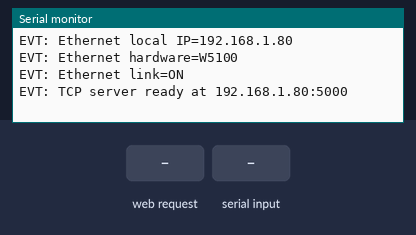
This sketch was run on a simulated Arduino Uno, built with avr-gcc and run on an emulated ATmega328P. On the bench: the last lines printed to the serial monitor. The inputs (shaded band) are chosen by the test bench. WiFi joins after 1.5 s; servers stay silent unless stated.

Above: at 2.2 s.
2.3 s: HTTP request GET /GET_IP received
At 3.5 s:
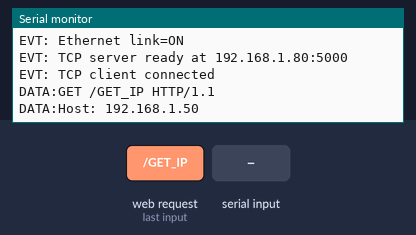
3.8 s: "GET_IP\n" received over Serial
At 4.8 s:
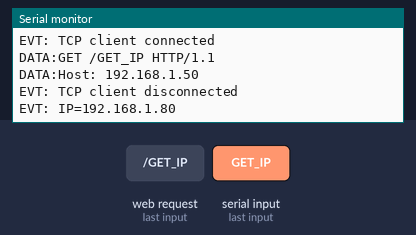
5.3 s: "SET_IP:\n" received over Serial
At 5.9 s:
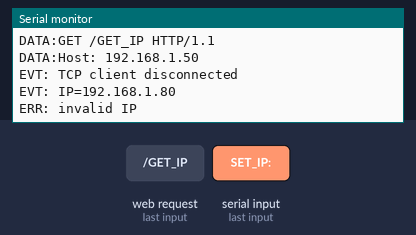
6.8 s: "1\n" received over Serial
At 8.2 s:
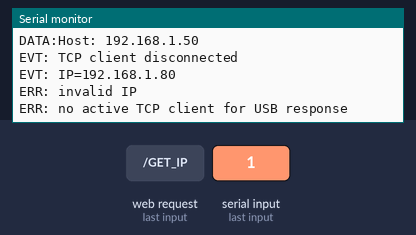

The sketch:

Arduino_tcp_to_usb_bridge.ino
```cpp
#include <SPI.h>
#include <Ethernet.h>

// MVP TCP-to-USB bridge for Arduino + W5500/Ethernet Shield.
// TCP client sends newline-terminated text. Arduino forwards each line to USB Serial as:
// DATA:<payload>

const unsigned long SERIAL_WAIT_MS = 3000;
const size_t MAX_LINE_LENGTH = 128;

byte mac[] = {0xDE, 0xAD, 0xBE, 0xEF, 0x51, 0x80};
IPAddress ip(192, 168, 1, 80);
IPAddress gateway(192, 168, 1, 1);
IPAddress subnet(255, 255, 255, 0);

const uint16_t TCP_PORT = 5000;
const uint8_t ETHERNET_CS_PIN = 10;
const uint8_t SD_CARD_CS_PIN = 4;

EthernetServer server(TCP_PORT);
EthernetClient activeClient;

char lineBuffer[MAX_LINE_LENGTH + 1];
size_t lineLength = 0;
char usbLineBuffer[MAX_LINE_LENGTH + 1];
size_t usbLineLength = 0;

void setup() {
  Serial.begin(115200);
  waitForSerialOrTimeout();

  pinMode(SD_CARD_CS_PIN, OUTPUT);
  digitalWrite(SD_CARD_CS_PIN, HIGH);

  Ethernet.init(ETHERNET_CS_PIN);
  Ethernet.begin(mac, ip, gateway, gateway, subnet);
  delay(1000);

  printEthernetDiagnostics();

  server.begin();

  Serial.print("EVT: TCP server ready at ");
  Serial.print(Ethernet.localIP());
  Serial.print(":");
  Serial.println(TCP_PORT);
}

void loop() {
  maintainClient();

  // Mac Agent -> USB CDC -> this bridge -> TCP upper computer.
  // HID-specific commands can be handled by the combined HID firmware before
  // forwarding; RESULT lines must always reach the active TCP client.
  while (Serial.available() > 0) {
    char incoming = Serial.read();
    handleSerialByte(incoming);
  }

  if (!activeClient || !activeClient.connected()) {
    return;
  }

  while (activeClient.available() > 0) {
    char incoming = activeClient.read();
    handleTcpByte(incoming);
  }
}

void handleSerialByte(char incoming) {
  if (incoming == '\r') return;
  if (incoming == '\n') {
    if (usbLineLength == 0) return;
    usbLineBuffer[usbLineLength] = '\0';

    if (strcmp(usbLineBuffer, "GET_IP") == 0) {
      Serial.print("EVT: IP=");
      Serial.println(Ethernet.localIP());
    } else if (strncmp(usbLineBuffer, "SET_IP:", 7) == 0) {
      IPAddress requested;
      if (requested.fromString(usbLineBuffer + 7)) {
        Ethernet.begin(mac, requested, gateway, gateway, subnet);
        Serial.print("EVT: IP=");
        Serial.println(Ethernet.localIP());
      } else {
        Serial.println("ERR: invalid IP");
      }
    } else if (activeClient && activeClient.connected()) {
      activeClient.println(usbLineBuffer);
      Serial.print("EVT: TCP TX ");
      Serial.println(usbLineBuffer);
    } else {
      Serial.println("ERR: no active TCP client for USB response");
    }
    usbLineLength = 0;
    return;
  }
  if (usbLineLength < MAX_LINE_LENGTH) usbLineBuffer[usbLineLength++] = incoming;
  else usbLineLength = 0;
}

void printEthernetDiagnostics() {
  Serial.print("EVT: Ethernet local IP=");
  Serial.println(Ethernet.localIP());

  if (Ethernet.hardwareStatus() == EthernetNoHardware) {
    Serial.println("ERR: Ethernet shield was not found");
  } else if (Ethernet.hardwareStatus() == EthernetW5100) {
    Serial.println("EVT: Ethernet hardware=W5100");
  } else if (Ethernet.hardwareStatus() == EthernetW5200) {
    Serial.println("EVT: Ethernet hardware=W5200");
  } else if (Ethernet.hardwareStatus() == EthernetW5500) {
    Serial.println("EVT: Ethernet hardware=W5500");
  } else {
    Serial.println("EVT: Ethernet hardware=unknown");
  }

  if (Ethernet.linkStatus() == LinkON) {
    Serial.println("EVT: Ethernet link=ON");
  } else if (Ethernet.linkStatus() == LinkOFF) {
    Serial.println("ERR: Ethernet link=OFF");
  } else {
    Serial.println("EVT: Ethernet link=unknown");
  }
}

void waitForSerialOrTimeout() {
  unsigned long startMs = millis();
  while (!Serial && millis() - startMs < SERIAL_WAIT_MS) {
    delay(10);
  }
}

void maintainClient() {
  if (activeClient && activeClient.connected()) {
    return;
  }

  if (activeClient) {
    activeClient.stop();
    Serial.println("EVT: TCP client disconnected");
  }

  EthernetClient newClient = server.available();
  if (newClient) {
    activeClient = newClient;
    lineLength = 0;
    activeClient.println("READY Arduino TCP-to-USB bridge");
    Serial.println("EVT: TCP client connected");
  }
}

void handleTcpByte(char incoming) {
  if (incoming == '\r') {
    return;
  }

  if (incoming == '\n') {
    flushLine();
    return;
  }

  if (lineLength >= MAX_LINE_LENGTH) {
    lineBuffer[lineLength] = '\0';
    Serial.print("ERR: TCP line too long, discarded prefix=");
    Serial.println(lineBuffer);
    activeClient.println("ERR line too long");
    lineLength = 0;
    return;
  }

  lineBuffer[lineLength] = incoming;
  lineLength++;
}

void flushLine() {
  if (lineLength == 0) {
    return;
  }

  lineBuffer[lineLength] = '\0';

  Serial.print("DATA:");
  Serial.println(lineBuffer);

  activeClient.print("ACK ");
  activeClient.println(lineBuffer);

  lineLength = 0;
}
```

Measured:
- after the input at 2.3 s, the serial monitor: prints a new line at once (image 1)
- after the input at 3.8 s, the serial monitor: prints a new line at once (image 2)
- after the input at 5.3 s, the serial monitor: prints a new line at once (image 3)
- after the input at 6.8 s, the serial monitor: prints a new line at once (image 4)
